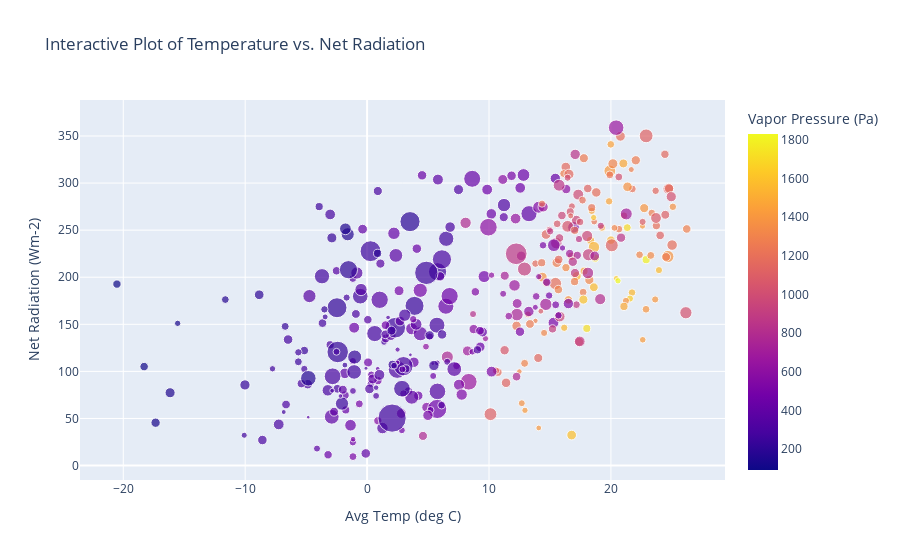

The cell this chart's notebook holds for it:
### Markdown cell above
## Interactive Data Visualization with Plotly: Compare four Variables at once

### Code cell
# Interactive scatter plot with Plotly Express
fig = px.scatter(df, x='Avg Temp (deg C)', y='Net Radiation (Wm-2)',
                 color='Vapor Pressure (Pa)',
                 size='Wind Speed (m/s)',
                 hover_data=['Date'],
                 title='Interactive Plot of Temperature vs. Net Radiation')
fig.show()

### Figure 1 — Plotly figure (JSON) as saved in the notebook; plotly's stock layout.template omitted (floating-point values rounded to 4 significant figures; data arrays with more than 128 entries replaced by an {"elided": "..."} marker saying what was removed)
{"data": [{"customdata": {"elided": "365x1 str values"}, "hovertemplate": "Avg Temp (deg C)=%{x}<br>Net Radiation (Wm-2)=%{y}<br>Wind Speed (m/s)=%{marker.size}<br>Date=%{customdata[0]}<br>Vapor Pressure (Pa)=%{marker.color}<extra></extra>", "legendgroup": "", "marker": {"color": {"elided": "365 int values"}, "coloraxis": "coloraxis", "size": {"elided": "365 float values"}, "sizemode": "area", "sizeref": 0.02431, "symbol": "circle"}, "mode": "markers", "name": "", "orientation": "v", "showlegend": false, "type": "scatter", "x": {"elided": "365 float values"}, "xaxis": "x", "y": {"elided": "365 float values"}, "yaxis": "y"}], "layout": {"coloraxis": {"colorbar": {"title": {"text": "Vapor Pressure (Pa)"}}, "colorscale": [[0, "#0d0887"], [0.1111, "#46039f"], [0.2222, "#7201a8"], [0.3333, "#9c179e"], [0.4444, "#bd3786"], [0.5556, "#d8576b"], [0.6667, "#ed7953"], [0.7778, "#fb9f3a"], [0.8889, "#fdca26"], [1, "#f0f921"]]}, "legend": {"itemsizing": "constant", "tracegroupgap": 0}, "title": {"text": "Interactive Plot of Temperature vs. Net Radiation"}, "xaxis": {"anchor": "y", "domain": [0, 1], "title": {"text": "Avg Temp (deg C)"}}, "yaxis": {"anchor": "x", "domain": [0, 1], "title": {"text": "Net Radiation (Wm-2)"}}}}
